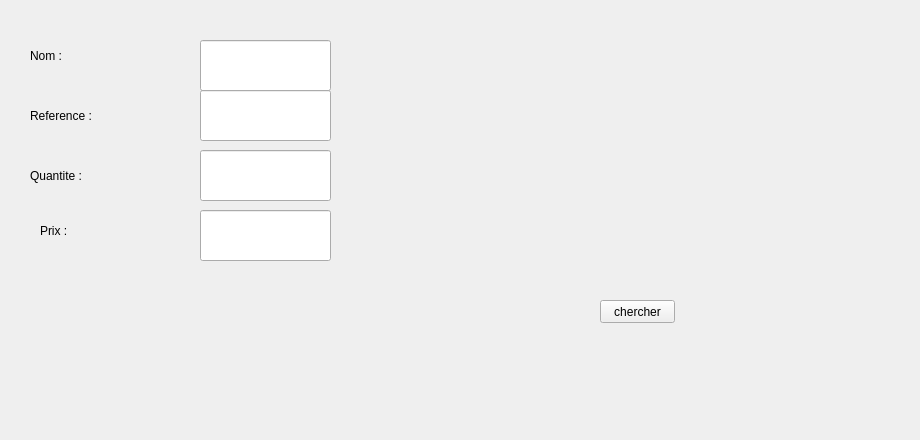
     <widget class="QWidget" name="tab_9">
      <attribute name="icon">
       <iconset>
        <normaloff>../ahmed_projet/i,qge/AP.png</normaloff>../ahmed_projet/i,qge/AP.png</iconset>
      </attribute>
      <attribute name="title">
       <string>Rechercher</string>
      </attribute>
      <widget class="QLabel" name="label_58">
       <property name="geometry">
        <rect>
         <x>-20</x>
         <y>-10</y>
         <width>911</width>
         <height>431</height>
        </rect>
       </property>
       <property name="text">
        <string/>
       </property>
       <property name="pixmap">
        <pixmap resource="ressources.qrc">:/images/img/imf.jpg</pixmap>
       </property>
      </widget>
      <widget class="QLineEdit" name="lineEdit_7">
       <property name="geometry">
        <rect>
         <x>200</x>
         <y>40</y>
         <width>131</width>
         <height>51</height>
        </rect>
       </property>
      </widget>
      <widget class="QLineEdit" name="lineEdit_14">
       <property name="geometry">
        <rect>
         <x>200</x>
         <y>90</y>
         <width>131</width>
         <height>51</height>
        </rect>
       </property>
      </widget>
      <widget class="QLineEdit" name="lineEdit_24">
       <property name="geometry">
        <rect>
         <x>200</x>
         <y>150</y>
         <width>131</width>
         <height>51</height>
        </rect>
       </property>
      </widget>
      <widget class="QLineEdit" name="lineEdit_32">
       <property name="geometry">
        <rect>
         <x>200</x>
         <y>210</y>
         <width>131</width>
         <height>51</height>
        </rect>
       </property>
      </widget>
      <widget class="QLabel" name="label_63">
       <property name="geometry">
        <rect>
         <x>30</x>
         <y>40</y>
         <width>71</width>
         <height>31</height>
        </rect>
       </property>
       <property name="styleSheet">
        <string notr="true">font: 12pt &quot;MS Shell Dlg 2&quot;;</string>
       </property>
       <property name="text">
        <string>Nom :</string>
       </property>
      </widget>
      <widget class="QLabel" name="label_64">
       <property name="geometry">
        <rect>
         <x>30</x>
         <y>100</y>
         <width>121</width>
         <height>31</height>
        </rect>
       </property>
       <property name="styleSheet">
        <string notr="true">font: 12pt &quot;MS Shell Dlg 2&quot;;</string>
       </property>
       <property name="text">
        <string>Reference :</string>
       </property>
      </widget>
      <widget class="QLabel" name="label_65">
       <property name="geometry">
        <rect>
         <x>30</x>
         <y>150</y>
         <width>131</width>
         <height>51</height>
        </rect>
       </property>
       <property name="styleSheet">
        <string notr="true">font: 12pt &quot;MS Shell Dlg 2&quot;;</string>
       </property>
       <property name="text">
        <string>Quantite :</string>
       </property>
      </widget>
      <widget class="QLabel" name="label_66">
       <property name="geometry">
        <rect>
         <x>40</x>
         <y>210</y>
         <width>81</width>
         <height>41</height>
        </rect>
       </property>
       <property name="styleSheet">
        <string notr="true">font: 12pt &quot;MS Shell Dlg 2&quot;;</string>
       </property>
       <property name="text">
        <string>Prix :</string>
       </property>
      </widget>
      <widget class="QPushButton" name="pushButton_32">
       <property name="geometry">
        <rect>
         <x>400</x>
         <y>290</y>
         <width>111</width>
         <height>51</height>
        </rect>
       </property>
       <property name="styleSheet">
        <string notr="true">#pushButton_32{
	image: url(:/new/prefix1/i,qge/AP.png);
border:none;}</string>
       </property>
       <property name="text">
        <string/>
       </property>
      </widget>
      <widget class="QLabel" name="label_79">
       <property name="geometry">
        <rect>
         <x>624</x>
         <y>-60</y>
         <width>241</width>
         <height>311</height>
        </rect>
       </property>
       <property name="text">
        <string/>
       </property>
       <property name="pixmap">
        <pixmap>../ahmed_projet/i,qge/c.png</pixmap>
       </property>
       <property name="scaledContents">
        <bool>true</bool>
       </property>
      </widget>
      <widget class="QPushButton" name="chercher_pro">
       <property name="geometry">
        <rect>
         <x>600</x>
         <y>300</y>
         <width>75</width>
         <height>23</height>
        </rect>
       </property>
       <property name="text">
        <string>chercher</string>
       </property>
      </widget>
     </widget>
